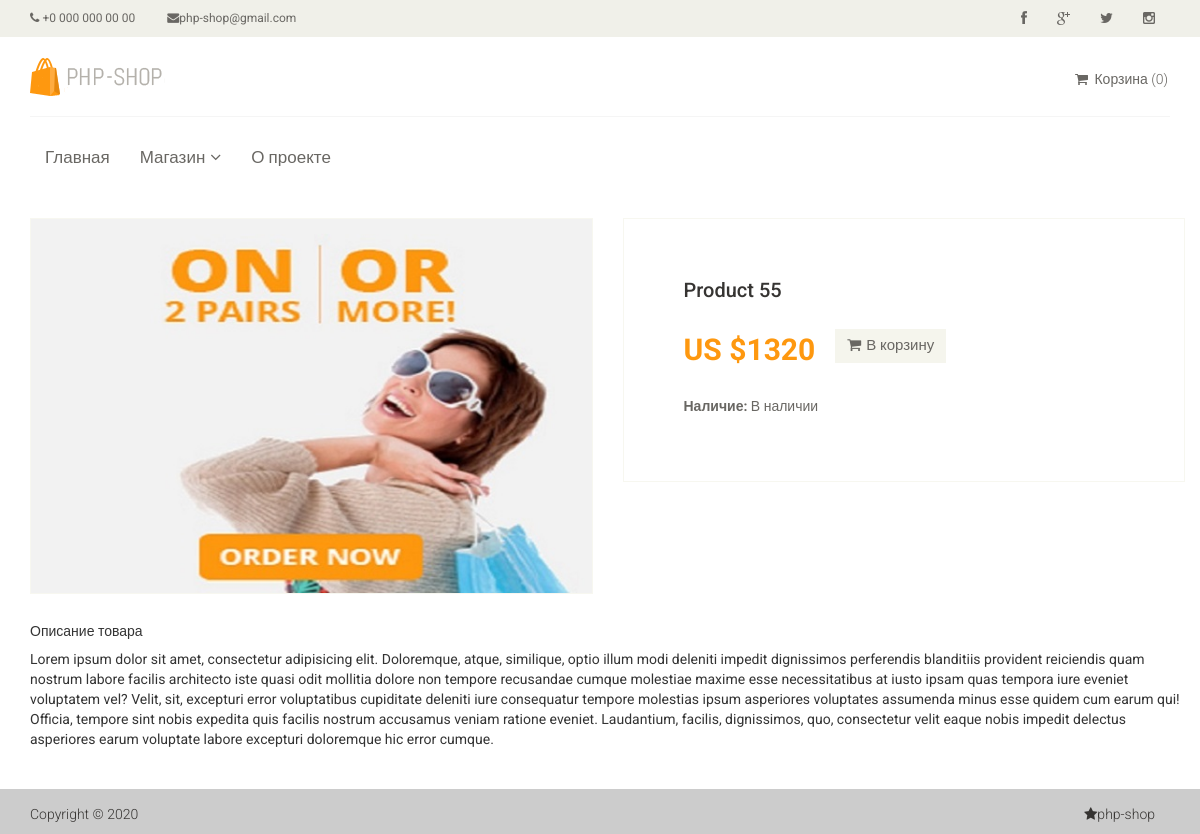
/product/55, run on the app's committed database.
### tables this page shows
CREATE TABLE `product` (
  `id` int(11) NOT NULL,
  `name` varchar(255) NOT NULL,
  `price` float NOT NULL,
  `availability` int(11) NOT NULL,
  `description` text NOT NULL
);

### routes/web.php (called while the page is built)
<?php
return array(
    'product/([1-9][0-9]?)' => 'product/view/$1',
    'catalog/sorting=([\w]+)/page=([1-6])' => 'catalog/index/$1/$2',
    'cart/deleteAjax/([0-9]+)' => 'cart/deleteAjax/$1',
    'cart/addAjax/([0-9]+)' => 'cart/addAjax/$1',
    'cart' => 'cart/index',
    'about' => 'site/about',
    'index' => 'site/index',
    '.+' => 'site/index',
    '' => 'site/index',
);

### controllers/ProductController.php (called while the page is built)
<?php
class ProductController {
    public function actionView($productId) {
        $product = Product::getProductById($productId);
        require_once(ROOT . '/views/product/view.php');
        return true;
    }
}

### index.php (called while the page is built, shortened)
<?php
require_once(ROOT.'/components/Autoload.php');
$router = new Router();
$router->run();

### components/Autoload.php (called while the page is built, shortened)
<?php
spl_autoload_register(function ($class_name) {
    $array_paths = array(
        '/models/',
        '/components/',
        '/controllers/',
    );
    foreach ($array_paths as $path) {
        $path = ROOT . $path . $class_name . '.php';
    }
});

### models/Cart.php (called while the page is built, shortened)
<?php
class Cart {
    public static function countItems() {
        if (isset($_SESSION['products'])) {
            $count = 0;
            foreach ($_SESSION['products'] as $id => $quantity) {
                $count = $count + $quantity;
            }
            return $count;
        } else {
            return 0;
        }
    }
}

### models/Product.php (called while the page is built, shortened)
<?php
class Product {
    public static function getProductById($id) {
        $db = Db::getConnection();
        $sql = 'SELECT * FROM product WHERE id = :id';
        $result = $db->prepare($sql);
        $result->bindParam(':id', $id, PDO::PARAM_INT);
        $result->setFetchMode(PDO::FETCH_ASSOC);
        $result->execute();
        return $result->fetch();
    }
    public static function getAvailabilityText($availability) {
        switch ($availability) {
            case '1':
                return 'В наличии';
                break;
        }
    }
    public static function getImage($id) {
        $noImage = 'no-image.jpg';
        $path = '/template/images/products/';
        $pathToProductImage = $path . $id . '.jpg';
        if (file_exists($_SERVER['DOCUMENT_ROOT'] . $pathToProductImage)) {
            return $pathToProductImage;
        }
        return $path . $noImage;
    }
}

### views/product/view.php (the view)
<?php include ROOT . '/views/layouts/header.php'; ?>
<section class="section-inner">
    <div class="container">
        <div class="row">
            <div class="col-md-12 padding-right">
                <div class="product-details">
                    <div class="row">
                        <div class="col-sm-6">
                            <div class="view-product">
                                <img src="<?php echo Product::getImage($product['id']); ?>" alt="" />
                            </div>
                        </div>
                        <div class="col-sm-6">
                            <div class="product-information">
                                <h2><?php echo $product['name']; ?></h2>
                                <span>
                                    <span>US $<?php echo $product['price']; ?></span>
                                    <a href="/cart/add/<?php echo $product['id']; ?>"
                                       data-id="<?php echo $product['id']; ?>"
                                       class="btn btn-default add-to-cart">
                                        <i class="fa fa-shopping-cart"></i>В корзину</a>
                                </span>
                                <p><b>Наличие:</b> <?php echo Product::getAvailabilityText($product['availability']); ?></p>
                            </div>
                        </div>
                    </div>
                    <div class="row">
                        <div class="col-sm-12">
                            <br/>
                            <h5>Описание товара</h5>
                            <?php echo $product['description']; ?>
                        </div>
                    </div>
                </div>
            </div>
        </div>
    </div>
</section>
<?php include ROOT . '/views/layouts/footer.php'; ?>

### components/Router.php (shortened to what this page needs)
<?php
class Router {
    private $routes;
    public function __construct() {
        $routesPath = ROOT . '/routes/web.php';
        $this->routes = include($routesPath);
    }
    private function getURI() {
        if (!empty($_SERVER['REQUEST_URI'])) {
            return trim($_SERVER['REQUEST_URI'], '/');
        }
    }
    public function run() {
        $uri = $this->getURI();
        foreach ($this->routes as $uriPattern => $path) {
            if (preg_match("~^$uriPattern$~", $uri)) {
                $internalRoute = preg_replace("~^$uriPattern$~", $path, $uri);
                $segments = explode('/', $internalRoute);
                $controllerName = ucfirst(array_shift($segments) . 'Controller');
                $actionName = 'action' . ucfirst(array_shift($segments));
                $parameters = $segments;
                $controllerObject = new $controllerName;
                $result = call_user_func_array(array($controllerObject, $actionName), $parameters);
                if ($result != null) {
                    break;
                }
            }
        }
    }
}

### views/layouts/header.php (shortened to what this page needs)
<!DOCTYPE html>
<html lang="en">
    <head>
        <link href="/template/css/bootstrap.min.css" rel="stylesheet">
        <link href="/template/css/font-awesome.min.css" rel="stylesheet">
        <link href="/template/css/main.css" rel="stylesheet">
    </head>
    <body>
        <header id="header">
            <div class="header_top">
                <div class="container">
                    <div class="row">
                        <div class="col-sm-6">
                            <div class="contactinfo">
                                <ul class="nav nav-pills">
                                    <li><a href="#"><i class="fa fa-phone"></i> +0 000 000 00 00</a></li>
                                    <li><a href="#"><i class="fa fa-envelope"></i>php-shop@gmail.com</a></li>
                                </ul>
                            </div>
                        </div>
                        <div class="col-sm-6">
                            <div class="social-icons pull-right">
                                <ul class="nav navbar-nav">
                                    <li><a href="#"><i class="fa fa-facebook"></i></a></li>
                                    <li><a href="#"><i class="fa fa-google-plus"></i></a></li>
                                    <li><a href="#"><i class="fa fa-twitter"></i></a></li>
                                    <li><a href="#"><i class="fa fa-instagram"></i></a></li>
                                </ul>
                            </div>
                        </div>
                    </div>
                </div>
            </div>
            <div class="header-middle">
                <div class="container">
                    <div class="row">
                        <div class="col-sm-4">
                            <div class="logo pull-left">
                                <a href="/"><img src="/template/images/logo.png" alt="" /></a>
                            </div>
                        </div>
                        <div class="col-sm-8">
                            <div class="shop-menu pull-right">
                                <ul class="nav navbar-nav">
                                    <li><a href="/cart">
                                            <i class="fa fa-shopping-cart"></i> Корзина
                                            (<span id="cart-count"><?php echo Cart::countItems(); ?></span>)
                                        </a>
                                    </li>
                                </ul>
                            </div>
                        </div>
                    </div>
                </div>
            </div>
            <div class="header-bottom">
                <div class="container">
                    <div class="row">
                        <div class="col-sm-12">
                            <div class="mainmenu pull-left">
                                <ul class="nav navbar-nav collapse navbar-collapse">
                                    <li><a href="/">Главная</a></li>
                                    <li class="dropdown"><a href="#">Магазин<i class="fa fa-angle-down"></i></a>
                                    </li>
                                    <li><a href="/about/">О проекте</a></li>
                                </ul>
                            </div>
                        </div>
                    </div>
                </div>
            </div>
        </header>

### views/layouts/footer.php (shortened to what this page needs)
<footer id="footer" class="page-footer">
    <div class="footer-bottom">
        <div class="container">
            <div class="row">
                <p class="pull-left">Copyright © 2020</p>
                <p class="pull-right"><i class="fa fa-star"></i>php-shop</p>
            </div>
        </div>
    </div>
</footer>
</body>
</html>

### template/css/main.css (style rules this page uses)
body { font-family: 'Roboto', sans-serif; font-weight:400px; display: flex; flex-direction: column; }
html, body { height: 100%; margin: 0; padding: 0; }
ul li { list-style: none; }
a { -webkit-transition: 300ms; -moz-transition: 300ms; -o-transition: 300ms; transition: 300ms; color: #000; }
h1, h2, h3, h4, h5, h6 { font-family: 'Roboto', sans-serif; }
.header_top { background: none repeat scroll 0 0 #F0F0E9; }
.contactinfo ul li:first-child { margin-left: -15px; }
.contactinfo ul li a { font-size: 12px; color: #696763; font-family: 'Roboto', sans-serif; }
.social-icons ul li a { border: 0 none; border-radius: 0; color: #696763; padding:0px; }
.social-icons ul li { display:inline-block; }
.social-icons ul li a i { padding: 11px 15px; transition: all 0.9s ease 0s; -moz-transition: all 0.9s ease 0s; -webkit-transition: all 0.9s ease 0s; -o-transition: all 0.9s ease 0s; }
.section-inner { flex-grow: 1; }
.container { flex: 1 0 auto; }
.header-middle .container .row { border-bottom: 1px solid #f5f5f5; margin-left: 0; margin-right: 0; padding-bottom: 20px; padding-top: 20px; }
.header-middle .container .row .col-sm-4 { padding-left: 0; }
.header-middle .container .row .col-sm-8 { padding-right:0; }
.shop-menu ul li { display:inline-block; padding-left: 15px; padding-right: 15px; }
.shop-menu ul li:last-child { padding-right: 0; }
.shop-menu ul li a { background: #FFFFFF; color: #696763; font-family: 'Roboto', sans-serif; font-size: 14px; font-weight: 300; padding:2px 2px 2px; margin-top: 10px; }
.shop-menu ul li a i { margin-right:3px; }
.header-bottom { padding-bottom: 30px; padding-top: 30px; }
.navbar-collapse.collapse { padding-left: 0; }
.mainmenu ul li { padding-right: 15px; padding-left: 15px; }
.mainmenu ul li a { display: block; color: #696763; font-family: 'Roboto', sans-serif; font-size: 17px; font-weight: 300; padding: 0; padding-bottom: 10px; margin-bottom: 1px; }
.fa-angle-down { padding-left: 5px; }
#footer { background: #CCCCCC; width: 100%; bottom: 0; }
.footer-bottom { padding-top: 15px; }
.footer-bottom p { color: #363432; font-family: 'Roboto', sans-serif; font-weight: 300; margin-left: 15px; padding-right: 30px; }
.padding-right { padding-right: 0; }
.add-to-cart, .checkout, .back { background:#F5F5ED; border: 0 none; border-radius: 0; color: #696763; font-family: 'Roboto', sans-serif; font-size: 15px; margin-bottom: 25px; }
.add-to-cart i { margin-right:5px; }
.product-details { overflow:hidden; }
.product-details { margin-bottom: 40px; overflow: hidden; margin-top: 10px; }
.view-product { position: relative; }
.view-product img { border: 1px solid #F7F7F0; height: 100%; width: 100%; }
.product-information { border: 1px solid #F7F7F0; overflow: hidden; padding-bottom: 60px; padding-left: 60px; padding-top: 60px; position: relative; }
.product-information h2 { color: #363432; font-family: 'Roboto', sans-serif; font-size: 20px; margin-top: 0; }
.product-information p { color: #696763; font-family: 'Roboto', sans-serif; margin-bottom: 5px; }
.product-information span { display: inline-block; margin-bottom: 8px; margin-top: 18px; }
.product-information span span { color: #FE980F; float: left; font-family: 'Roboto', sans-serif; font-size: 30px; font-weight: 700; margin-right: 20px; margin-top: 0px; }

### data on the page
product: name "Product 55", price "1320", availability "В наличии", description "Lorem ipsum dolor sit amet, consectetur adipisicing elit. Doloremque, atque, similique, optio illum modi deleniti impedit dignissimos perferendis blanditiis provident reiciendis quam nostrum labore facilis architecto iste quasi odit mollitia dolore non tempore recusandae cumque molestiae maxime esse necessitatibus at iusto ipsam quas tempora iure eveniet voluptatem vel? Velit, sit, excepturi error voluptatibus cupiditate deleniti iure consequatur tempore molestias ipsum asperiores voluptates assumenda minus esse quidem cum earum qui! Officia, tempore sint nobis expedita quis facilis nostrum accusamus veniam ratione eveniet. Laudantium, facilis, dignissimos, quo, consectetur velit eaque…"
